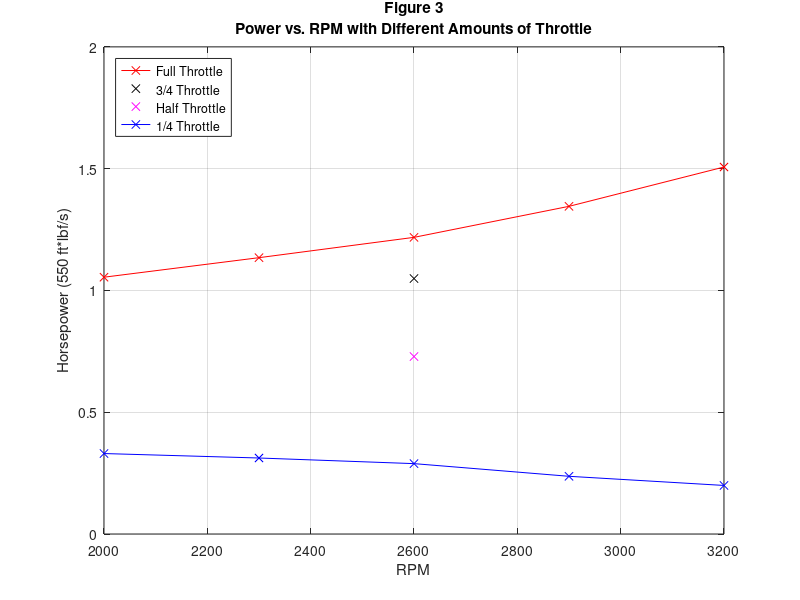
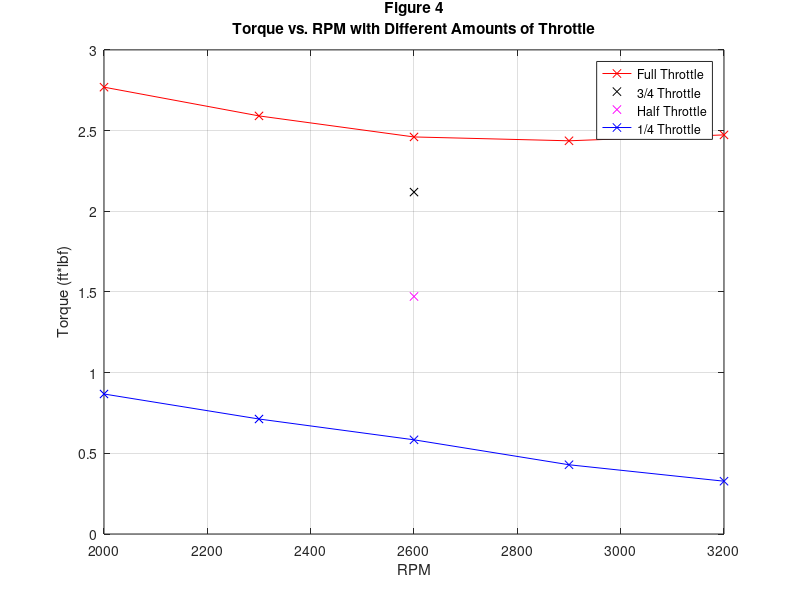
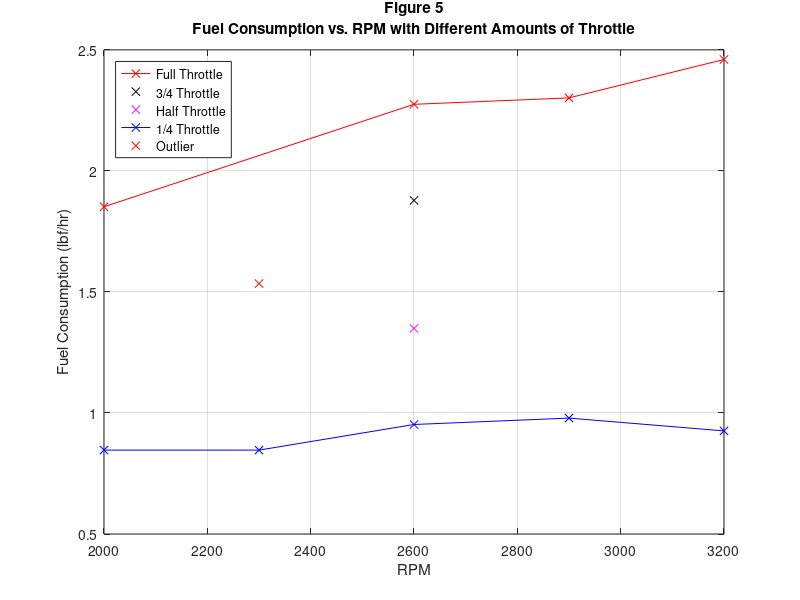
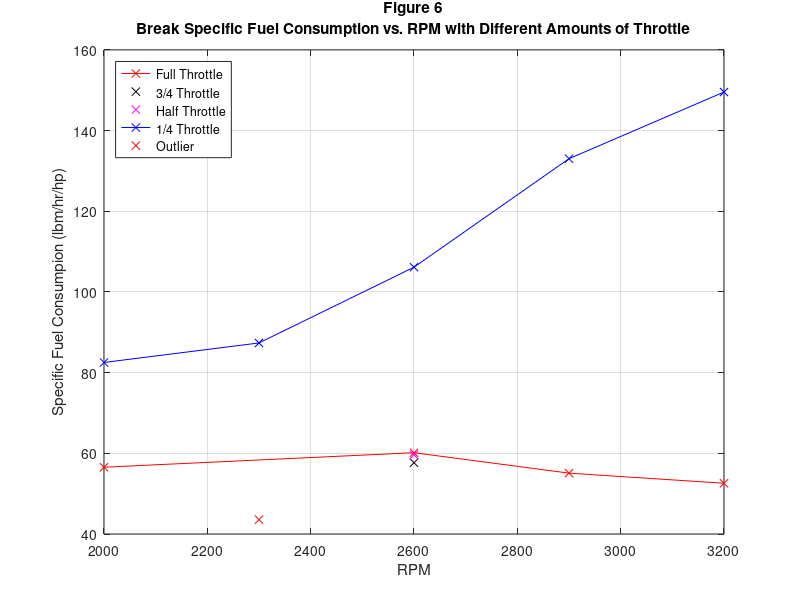

MATLAB code to generate these figures, in order:
clc; close all

% raw data
init_wgt = [2001.8 1989.2 1976.2 1961.8 1944.2 1923.7 1906.6 1896.6 1892.4 1885.3 1879.5 1866.1];
final_wgt = [1994.8 1983.4 1967.6 1953.1 1934.9 1916.6 1901.5 1893.4 1889.2 1881.7 1875.8 1862.6];
oil_pressure = [ 1510 1520 1510 1490 1490 1320 890 490 405 320 240 180];
oil_flow = [2.9 3.1 3.35 3.75 4.2 3.3 3.4 2.8 3.2 3.75 4.1 4.6];
cyl_temp = [268 335 370 393 410 410 383 351 334 320 313 307];
oil_temp = [89 92 95 98 102 110 113 115 115 115 114 114];
RPM      = [2000:300:3200, 2600, 2600, 2000:300:3200];
%{
weights are in grams
pressure is measured in psi
flow rate is measure in gpm
temperatures are in farenheit
entries 1 - 5 are the first data set, then 6 and 7 are runs
two are three, 8 - 12 are the last set
%}

% make appropriate unit conversrions
% underscores are usefully read as "to"

RPS = RPM/60;
displacement = .206; % Liters
heating_value = 47.3e6; % J/kg
oil_density = 800; % kg/m^3

psi_pa = 6.894757e3; 
watt_hp = 1/745.7;
nm_ftlb = .7376;
g_lbf = 1/453.59;
lbf_lbm = 32.2;
difference = (init_wgt - final_wgt)/30; % g/s
pressure = psi_pa * oil_pressure; %Pa
mass_flow  = oil_flow / (60); % kg/s
vol_flow  = mass_flow / oil_density;


cyl_temp = (cyl_temp - 32)/1.8 + 273; % kelvin
oil_temp = (oil_temp - 32)/1.8 + 273;

% begin calculations 
eff = .8; % pump efficiency

brake_power_SI = pressure .* vol_flow / eff; % watts
brake_power = brake_power_SI * watt_hp; % horse power
brake_torque_SI = brake_power_SI ./ (2*pi*RPS); % N*m
brake_torque = brake_torque_SI * nm_ftlb; % ft * lbf
fuel_cons = difference * g_lbf * 3600; % lbf / hour
spc_fl_cns = fuel_cons * lbf_lbm ./ brake_power; % lbm / hour / horsepower
bmep_SI = brake_power_SI * 2 ./ (displacement * RPS); % Pa
bmep = bmep_SI * 1/psi_pa * 1000; % psi
mass_flow_SI = difference / 1000; % kg / s
conv_eff = brake_power_SI ./(mass_flow_SI * heating_value)*100; % percent

fst = RPM(1:5);
y = 1:5;
rd = RPM(8:12);
z = 8:12;

% this part creates plots of the calculated data

figure (3) % power
plot(fst, brake_power(y), 'redx-', ...
    2600, brake_power(6), 'kx', 2600, brake_power(7),'mx',...
    rd, brake_power(z), 'bluex-')
title({'Figure 3', 'Power vs. RPM with Different Amounts of Throttle'})
legend 'Full Throttle' '3/4 Throttle' 'Half Throttle' '1/4 Throttle' ...
    'Location' 'Northwest'
xlabel 'RPM'; ylabel 'Horsepower (550 ft*lbf/s)'
grid on

figure (4) % torque
plot(fst, brake_torque(y), 'redx-', ...
    2600, brake_torque(6), 'kx', 2600, brake_torque(7),'mx',...
    rd, brake_torque(z), 'bluex-')
title({'Figure 4', 'Torque vs. RPM with Different Amounts of Throttle'})
legend 'Full Throttle' '3/4 Throttle' 'Half Throttle' '1/4 Throttle' ...
    'Location' 'best'
axis( [ 2000 3200 0 3] )
xlabel 'RPM'; ylabel 'Torque (ft*lbf)'
grid on

figure (5) % fuel consumption
plot([2000,2600:300:3200], fuel_cons([1,3:5]), 'redx-', ...
    2600, fuel_cons(6), 'kx', 2600, fuel_cons(7),'mx',...
    rd, fuel_cons(z), 'bluex-', 2300, fuel_cons(2), 'redx')
title({'Figure 5', 'Fuel Consumption vs. RPM with Different Amounts of Throttle'})
legend 'Full Throttle' '3/4 Throttle' 'Half Throttle' ...
    '1/4 Throttle' 'Outlier' 'Location' 'Northwest'
xlabel 'RPM'; ylabel 'Fuel Consumption (lbf/hr)'
grid on

figure (6) % Breake Specific Fuel Consumption
plot([2000,2600:300:3200], spc_fl_cns([1,3:5]), 'redx-', ...
    2600, spc_fl_cns(6), 'kx', 2600, spc_fl_cns(7),'mx',...
    rd, spc_fl_cns(z), 'bluex-', 2300, spc_fl_cns(2), 'redx')
title({'Figure 6', 'Break Specific Fuel Consumption vs. RPM with Different Amounts of Throttle'})
legend 'Full Throttle' '3/4 Throttle' 'Half Throttle' '1/4 Throttle' ...
    'Outlier' 'Location' 'Northwest'
xlabel 'RPM'; ylabel 'Specific Fuel Consumpion (lbm/hr/hp)'
grid on

figure (7) % efficiency
plot([2000,2600:300:3200], conv_eff([1,3:5]), 'redx-', ...
    2600, conv_eff(6), 'kx', 2600, conv_eff(7),'mx',...
    rd, conv_eff(z), 'bluex-', 2300, conv_eff(2), 'redx')
title({'Figure 7', 'Efficiency vs. RPM with Different Amounts of Throttle'})
legend 'Full Throttle' '3/4 Throttle' 'Half Throttle' '1/4 Throttle' ...
    'Outlier' 'Location' 'Northeast'
axis( [ 2000 3200 0 20] )
xlabel 'RPM'; ylabel 'Efficiency (%)'
grid on

figure (8) % Brake Mean Effective Pressure
plot(fst, bmep(y), 'redx-', ...
    2600, bmep(6), 'kx', 2600, bmep(7),'mx',...
    rd, bmep(z), 'bluex-')
title({'Figure 8', 'Brake Mean Effective Pressure vs.' ...
    'RPM with Different Amounts of Throttle'})
legend 'Full Throttle' '3/4 Throttle' 'Half Throttle' '1/4 Throttle' ...
    'Location' 'best'
%axis( [2000 3900 0 300] )
xlabel 'RPM'; ylabel 'BMEP (psi)'
grid on

% further required calculations

eff_theory = 1 - 1/6^(.3);
stroke = 0.0619; % m
bore = 0.0651; % m
area_rod = pi * (bore/5)^2 / 4;
w = 2900 * 2 * pi / 60; % rad/s
sparks = 2900 / 2 / 60;
max_v = stroke/2*w;
stress = 0.3 * w^2 * stroke / 2 /  area_rod;
fprintf('The theoretical efficiency is %5.2f.\n', eff_theory)
fprintf('The maximum piston speed is %4.2f m/s \n', max_v)
fprintf('The number of sparks per second is %4.1f.\n', sparks)
fprintf('The approximate tensile stress in the connecting rod is %4.2f MPa.', stress/1e6)








